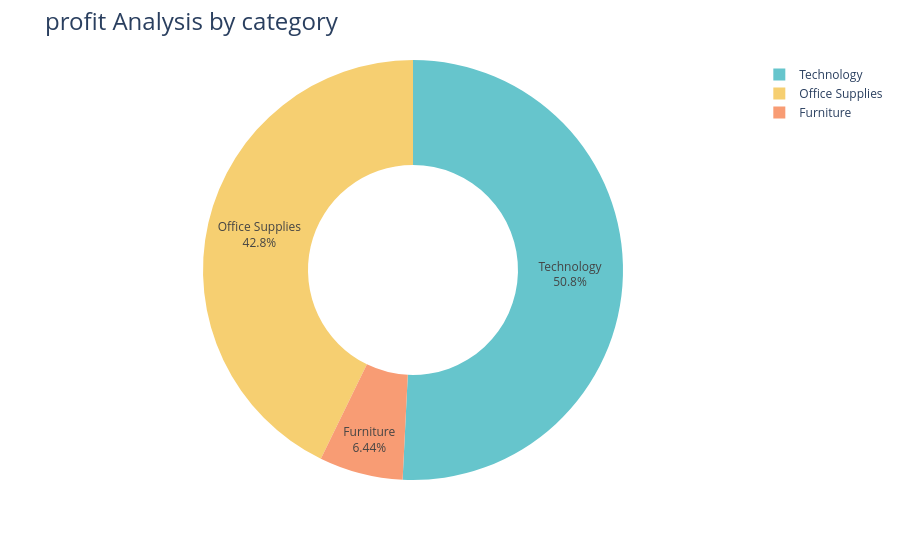

The notebook cell this image was saved under:
### Code cell
fig=px.pie(profit_by_category,
           values='Profit',
           names='Category',
           hole=0.5,
           color_discrete_sequence=px.colors.qualitative.Pastel)


fig.update_traces(textposition='inside',textinfo='percent+label')
fig.update_layout(title_text='profit Analysis by category',title_font=dict(size=24))

fig.show()

### Figure 1 — Plotly figure (JSON) as saved in the notebook; plotly's stock layout.template omitted (floating-point values rounded to 4 significant figures)
{"data": [{"domain": {"x": [0, 1], "y": [0, 1]}, "hole": 0.5, "hovertemplate": "Category=%{label}<br>Profit=%{value}<extra></extra>", "labels": ["Furniture", "Office Supplies", "Technology"], "legendgroup": "", "name": "", "showlegend": true, "textinfo": "percent+label", "textposition": "inside", "type": "pie", "values": [18450.0, 122500.0, 145500.0]}], "layout": {"legend": {"tracegroupgap": 0}, "margin": {"t": 60}, "piecolorway": ["rgb(102, 197, 204)", "rgb(246, 207, 113)", "rgb(248, 156, 116)", "rgb(220, 176, 242)", "rgb(135, 197, 95)", "rgb(158, 185, 243)", "rgb(254, 136, 177)", "rgb(201, 219, 116)", "rgb(139, 224, 164)", "rgb(180, 151, 231)", "rgb(179, 179, 179)"], "title": {"font": {"size": 24}, "text": "profit Analysis by category"}}}
